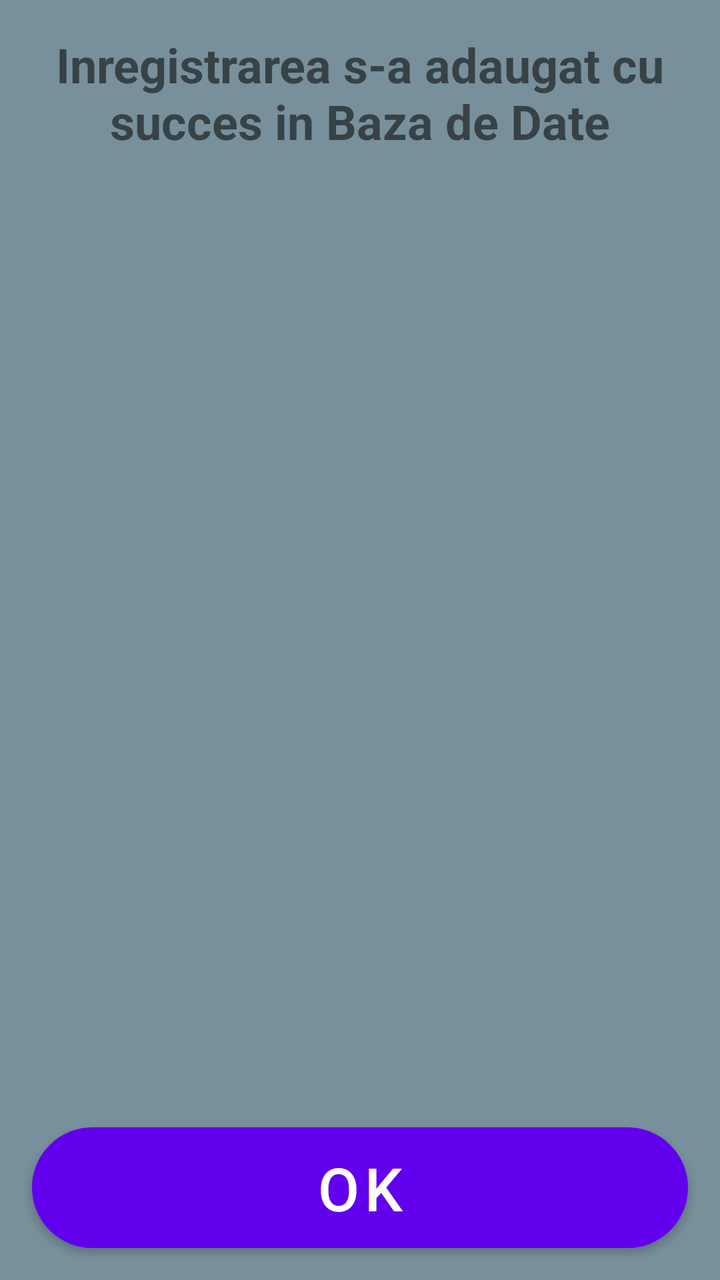
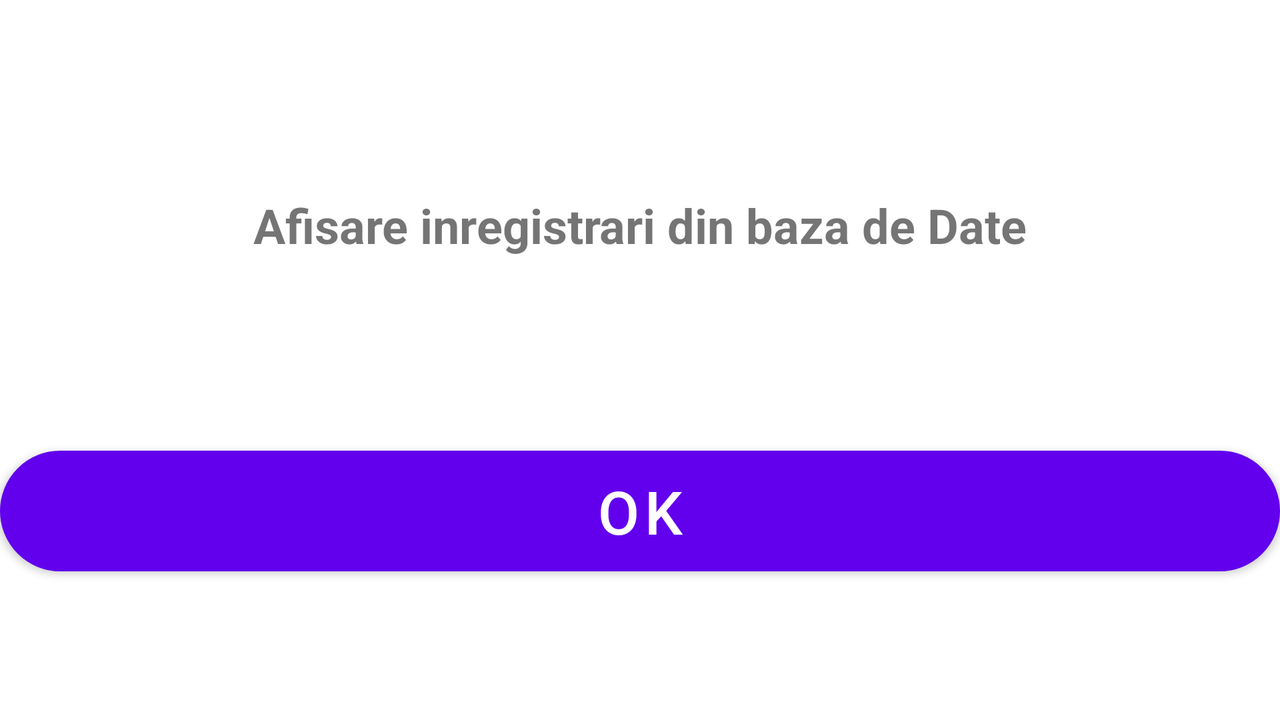

One screen, two layout resources from the same app: the default and the repository's alternative for another configuration. Each is rendered where Android would select it; the XML of both is given below.
<!-- AndroidManifest.xml: application theme Theme.BasicActivity -->
<!-- res/layout/fragment_second.xml -->
<?xml version="1.0" encoding="utf-8"?>
<androidx.constraintlayout.widget.ConstraintLayout xmlns:android="http://schemas.android.com/apk/res/android"
    xmlns:app="http://schemas.android.com/apk/res-auto"
    xmlns:tools="http://schemas.android.com/tools"
    android:layout_width="match_parent"
    android:layout_height="match_parent"
    tools:context=".SecondFragment"
    android:background="#78909C" >

    <TextView
        android:id="@+id/textview_second"
        android:layout_width="wrap_content"
        android:layout_height="wrap_content"
        app:layout_constraintEnd_toEndOf="parent"
        app:layout_constraintStart_toStartOf="parent"
        app:layout_constraintTop_toTopOf="parent" />

    <androidx.constraintlayout.widget.Guideline
        android:id="@+id/guideline2"
        android:layout_width="wrap_content"
        android:layout_height="wrap_content"
        android:orientation="vertical"
        app:layout_constraintGuide_begin="20dp" />

    <TextView
        android:id="@+id/tv_codEtichetaOrigine"
        android:layout_width="0dp"
        android:layout_height="wrap_content"
        android:layout_marginStart="16dp"
        android:layout_marginTop="16dp"
        android:layout_marginEnd="16dp"
        android:text="Inregistrarea s-a adaugat cu succes in Baza de Date"
        android:textAlignment="center"
        android:textSize="24sp"
        android:textStyle="bold"
        android:visibility="visible"
        app:layout_constraintEnd_toEndOf="parent"
        app:layout_constraintHorizontal_bias="1.0"
        app:layout_constraintStart_toStartOf="parent"
        app:layout_constraintTop_toTopOf="parent"
        tools:visibility="visible" />

    <Button
        android:id="@+id/button_second"
        android:layout_width="0dp"
        android:layout_height="wrap_content"
        android:layout_marginStart="16dp"
        android:layout_marginEnd="16dp"
        android:layout_marginBottom="16dp"
        android:background="@drawable/custom_button"
        android:text="@string/ok"
        android:textSize="30sp"
        app:layout_constraintBottom_toBottomOf="parent"
        app:layout_constraintEnd_toEndOf="parent"
        app:layout_constraintHorizontal_bias="0.0"
        app:layout_constraintStart_toStartOf="parent" />

    <ListView
        android:id="@+id/lv_inregistrari"
        android:layout_width="379dp"
        android:layout_height="418dp"
        android:layout_marginStart="16dp"
        android:layout_marginTop="16dp"
        android:layout_marginEnd="16dp"
        android:layout_marginBottom="16dp"
        android:visibility="invisible"
        app:layout_constraintBottom_toTopOf="@+id/button_second"
        app:layout_constraintEnd_toEndOf="parent"
        app:layout_constraintStart_toStartOf="parent"
        app:layout_constraintTop_toBottomOf="@+id/tv_codEtichetaOrigine" />
</androidx.constraintlayout.widget.ConstraintLayout>
<!-- resources referenced by this layout -->
<resources>
  <!-- drawable custom_button (drawable) -->
  <?xml version="1.0" encoding="utf-8"?>
  <shape xmlns:android="http://schemas.android.com/apk/res/android" android:shape="rectangle">
      <stroke android:color="@color/orange" android:width="2dp"/>
      <corners android:radius="200dp"/>
      <solid android:color="@color/green" />
  </shape>
  <string name="ok">OK</string>
  <style name="Theme.BasicActivity" parent="Theme.MaterialComponents.DayNight.DarkActionBar">
          
          <item name="colorPrimary">@color/purple_500</item>
          <item name="colorPrimaryVariant">@color/purple_700</item>
          <item name="colorOnPrimary">@color/white</item>
          
          <item name="colorSecondary">@color/teal_200</item>
          <item name="colorSecondaryVariant">@color/teal_700</item>
          <item name="colorOnSecondary">@color/black</item>
          
          <item name="android:statusBarColor" tools:targetApi="l">?attr/colorPrimaryVariant</item>
          
      </style>
  <color name="orange">#B1761E</color>
  <color name="green">#075C0A</color>
  <color name="purple_500">#FF6200EE</color>
  <color name="purple_700">#FF3700B3</color>
  <color name="white">#FFFFFFFF</color>
  <color name="teal_200">#FF03DAC5</color>
  <color name="teal_700">#FF018786</color>
  <color name="black">#FF000000</color>
</resources>
<!-- res/layout-land/fragment_second.xml (the repository's variant of the layout above) -->
<!-- drawn on the phone turned sideways -->
<?xml version="1.0" encoding="utf-8"?>
<androidx.constraintlayout.widget.ConstraintLayout xmlns:android="http://schemas.android.com/apk/res/android"
    xmlns:app="http://schemas.android.com/apk/res-auto"
    xmlns:tools="http://schemas.android.com/tools"
    android:layout_width="match_parent"
    android:layout_height="match_parent"
    tools:context=".SecondFragment">

    <TextView
        android:id="@+id/textview_second"
        android:layout_width="wrap_content"
        android:layout_height="wrap_content"
        app:layout_constraintEnd_toEndOf="parent"
        app:layout_constraintStart_toStartOf="parent"
        app:layout_constraintTop_toTopOf="parent" />

    <androidx.constraintlayout.widget.Guideline
        android:id="@+id/guideline2"
        android:layout_width="wrap_content"
        android:layout_height="wrap_content"
        android:orientation="vertical"
        app:layout_constraintGuide_begin="20dp" />

    <TextView
        android:id="@+id/tv_codEtichetaOrigine"
        android:layout_width="0dp"
        android:layout_height="wrap_content"
        android:layout_marginStart="8dp"
        android:layout_marginTop="200dp"
        android:layout_marginEnd="8dp"
        android:layout_marginBottom="200dp"
        android:text="@string/datele_au_fost_salvate_in_baza_de_date"
        android:textAlignment="center"
        android:textSize="24sp"
        android:textStyle="bold"
        android:visibility="visible"
        app:layout_constraintBottom_toTopOf="@+id/button_second"
        app:layout_constraintEnd_toEndOf="parent"
        app:layout_constraintStart_toStartOf="parent"
        app:layout_constraintTop_toTopOf="parent"
        tools:visibility="visible" />

    <Button
        android:id="@+id/button_second"
        android:layout_width="0dp"
        android:layout_height="wrap_content"
        android:text="@string/ok"
        android:textSize="30sp"
        app:layout_constraintBottom_toBottomOf="parent"
        app:layout_constraintEnd_toEndOf="parent"
        app:layout_constraintHorizontal_bias="0.498"
        app:layout_constraintStart_toStartOf="parent"
        app:layout_constraintTop_toBottomOf="@id/textview_second"
        app:layout_constraintVertical_bias="0.735"
        android:background="@drawable/custom_button"/>
</androidx.constraintlayout.widget.ConstraintLayout>
<!-- resources referenced by the variant -->
<!-- as the phone turned sideways resolves them -->
<resources>
  <!-- drawable custom_button (drawable) -->
  <?xml version="1.0" encoding="utf-8"?>
  <shape xmlns:android="http://schemas.android.com/apk/res/android" android:shape="rectangle">
      <stroke android:color="@color/orange" android:width="2dp"/>
      <corners android:radius="200dp"/>
      <solid android:color="@color/green" />
  </shape>
  <string name="datele_au_fost_salvate_in_baza_de_date">Afisare inregistrari din baza de Date</string>
  <string name="ok">OK</string>
  <style name="Theme.BasicActivity" parent="Theme.MaterialComponents.DayNight.DarkActionBar">
          
          <item name="colorPrimary">@color/purple_500</item>
          <item name="colorPrimaryVariant">@color/purple_700</item>
          <item name="colorOnPrimary">@color/white</item>
          
          <item name="colorSecondary">@color/teal_200</item>
          <item name="colorSecondaryVariant">@color/teal_700</item>
          <item name="colorOnSecondary">@color/black</item>
          
          <item name="android:statusBarColor" tools:targetApi="l">?attr/colorPrimaryVariant</item>
          
      </style>
  <color name="orange">#B1761E</color>
  <color name="green">#075C0A</color>
  <color name="purple_500">#FF6200EE</color>
  <color name="purple_700">#FF3700B3</color>
  <color name="white">#FFFFFFFF</color>
  <color name="teal_200">#FF03DAC5</color>
  <color name="teal_700">#FF018786</color>
  <color name="black">#FF000000</color>
</resources>
